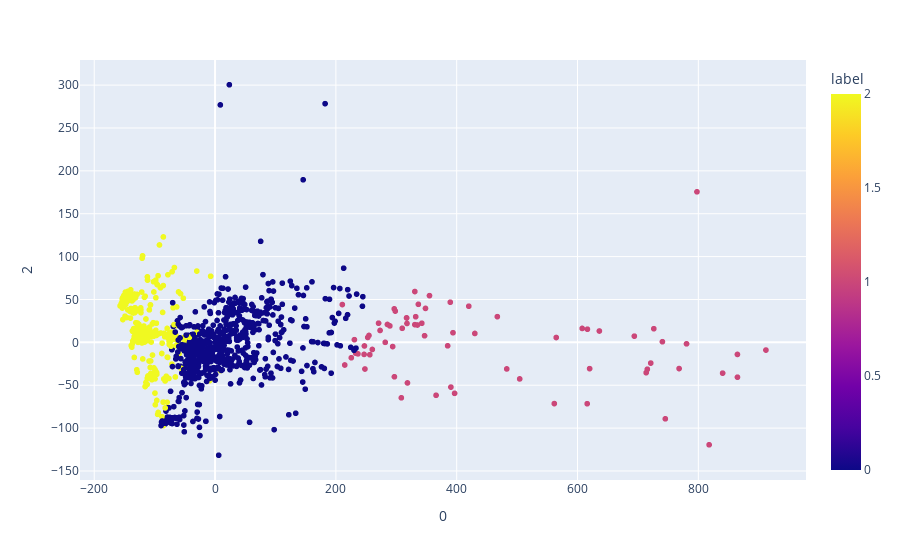

Write notebook code for a chart like this one.
### Code cell
px.scatter(poke_cluster, x=0, y=2, color=poke_cluster["label"], hover_name=poke_cluster.index)

### Figure 1 — Plotly figure (JSON) as saved in the notebook; plotly's stock layout.template omitted (floating-point values rounded to 4 significant figures; data arrays with more than 128 entries replaced by an {"elided": "..."} marker saying what was removed)
{"data": [{"hovertemplate": "<b>%{hovertext}</b><br><br>0=%{x}<br>2=%{y}<br>label=%{marker.color}<extra></extra>", "hovertext": {"elided": "1191 str values"}, "legendgroup": "", "marker": {"color": {"elided": "1191 int values"}, "coloraxis": "coloraxis", "symbol": "circle"}, "mode": "markers", "name": "", "showlegend": false, "type": "scattergl", "x": {"elided": "1191 float values"}, "xaxis": "x", "y": {"elided": "1191 float values"}, "yaxis": "y"}], "layout": {"coloraxis": {"colorbar": {"title": {"text": "label"}}, "colorscale": [[0, "#0d0887"], [0.1111, "#46039f"], [0.2222, "#7201a8"], [0.3333, "#9c179e"], [0.4444, "#bd3786"], [0.5556, "#d8576b"], [0.6667, "#ed7953"], [0.7778, "#fb9f3a"], [0.8889, "#fdca26"], [1, "#f0f921"]]}, "legend": {"tracegroupgap": 0}, "margin": {"t": 60}, "xaxis": {"anchor": "y", "domain": [0, 1], "title": {"text": "0"}}, "yaxis": {"anchor": "x", "domain": [0, 1], "title": {"text": "2"}}}}
